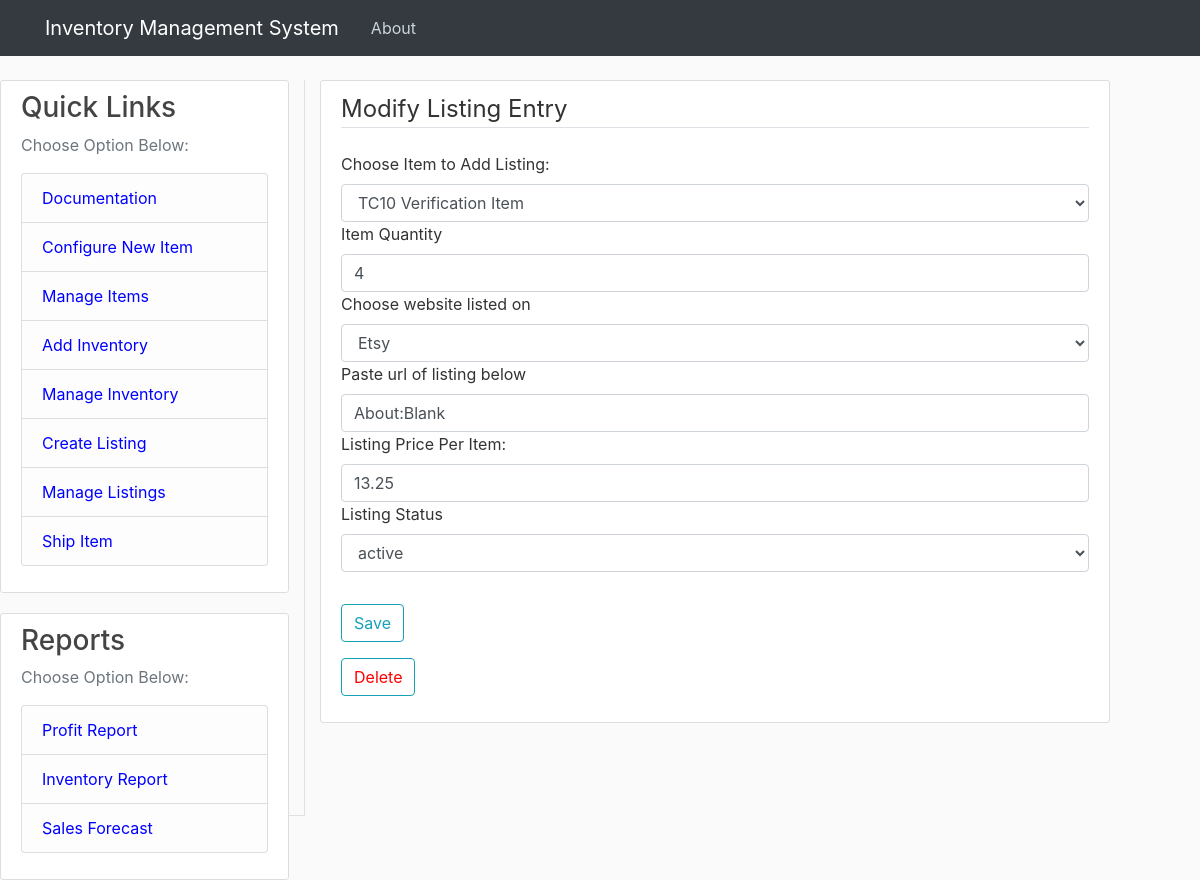
The page /modify_listing?index=17 on the database as committed earlier.
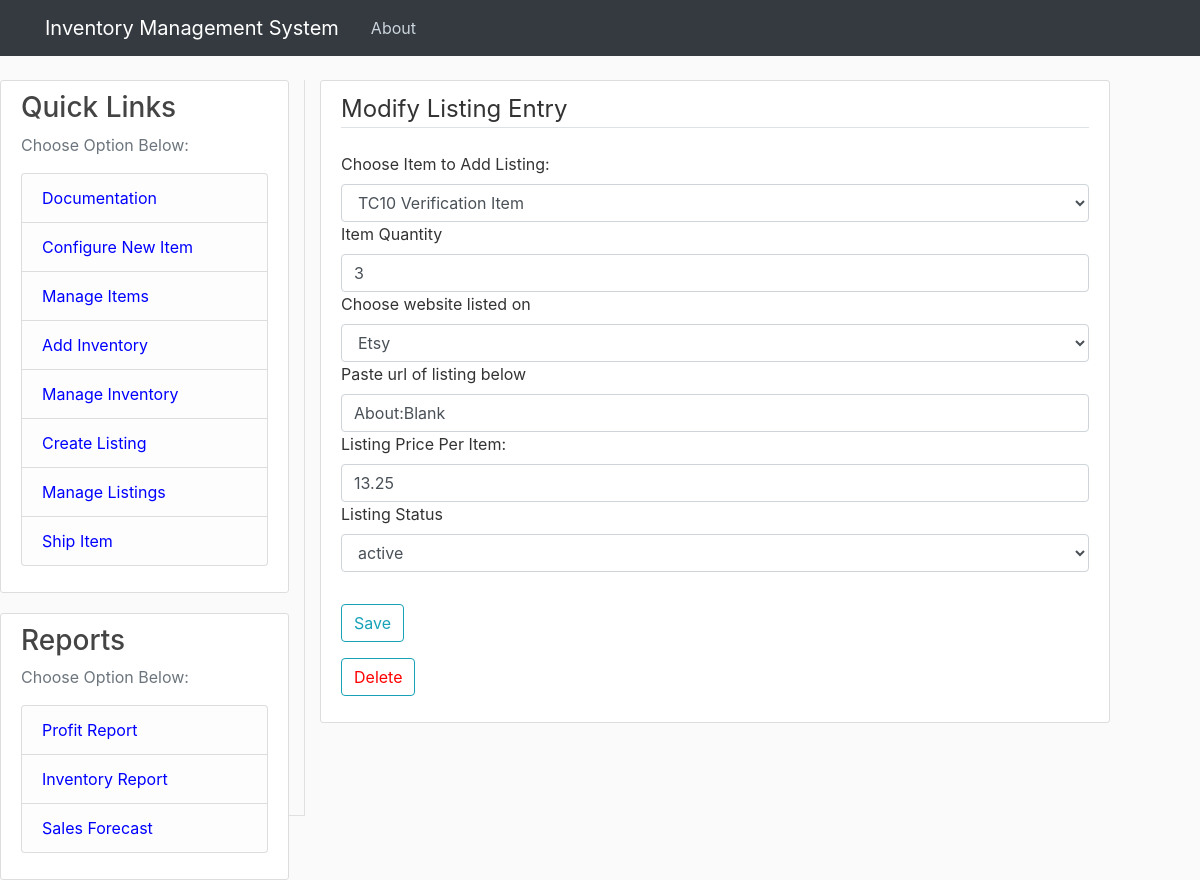
The same page on the database as committed later.
### tables this page shows
CREATE TABLE listings (
	listing_id INTEGER PRIMARY KEY AUTOINCREMENT,
	item_id INTEGER,
	website TEXT,
	listing_url TEXT,
	listing_status INTEGER
, quantity INTEGER, unit_price REAL);

### inventoryWebApp.py (the view)
@app.route("/modify_listing", methods=['GET', 'POST'])
def modify_listing():
    index = request.args['index']
    if int(index) != 0:
        default_vals = get_listings(index)
    form = ModifyListing()
    if request.method == "POST":     # When submitting data
        if form.submit.data:    # If submit button is pressed
            if form.validate_on_submit():
                quantity_check = verify_positive_integer(form.quantity.data)
                if quantity_check == 'Valid':
                    flash(f'Updates Submitted', 'success')
                    listing_entry = {}
                    listing_entry['listing_id'] = int(index)
                    listing_entry['item_id'] = int(form.item_id.data)
                    listing_entry['quantity'] = int(form.quantity.data)
                    listing_entry['website'] = form.website.data
                    listing_entry['listing_status'] = form.listing_status.data
                    listing_entry['listing_url'] = form.listing_url.data
                    listing_entry['unit_price'] = float(form.unit_price.data)
                else:
                    flash(quantity_check, 'danger')
                    return render_template('modify_inventory.html', form=form)
                if int(index) != 0:     # If this is not a new item, use the update function
                    update_listing(listing_entry)
                else:
                    add_listing(listing_entry)  # If this is a new item, use the add function
                return redirect(url_for('manage_listings'))  # Update to items_list when this is built
        elif form.delete_button.data:
            delete_listing(index)
            flash(f'Inventory Deleted', 'success')
            return redirect(url_for('manage_listings'))
    else:   # When first rendering the page (method = GET)
        if int(index) != 0:     #pre-populates the data if existing item is being modified
            form.item_id.data = str(default_vals[0]['item_id'])
            form.quantity.data = default_vals[0]['quantity']
            form.website.data = default_vals[0]['website']
            form.listing_status.data = default_vals[0]['listing_status']
            form.listing_url.data = default_vals[0]['listing_url']
            form.unit_price.data = default_vals[0]['unit_price']
    return render_template('modify_listing.html', form=form)

### inventoryWebApp.py
class ModifyListing(FlaskForm):
    item_id = SelectField('Choose Item to Add Listing:', choices=[])
    quantity = StringField('Item Quantity')
    website = SelectField('Choose website listed on', choices=[('', ''), ('Etsy', 'Etsy'), ('Amazon', 'Amazon'), ('Ebay','Ebay')])
    listing_status = SelectField('Listing Status', choices=[('active', 'active'), ('sold','sold'), ('inactive', 'inactive')])
    listing_url = StringField('Paste url of listing below')
    unit_price = DecimalField('Listing Price Per Item:', places=2, rounding=None, validators=[DataRequired()])
    submit = SubmitField('Save')
    delete_button = SubmitField('Delete')
    def __init__(self):
        super(ModifyListing, self).__init__()
        items = get_items()
        self.item_id.choices = [('','')] + [(entry['item_id'], entry['item_name']) for entry in items]

### inventoryDbFunctions.py (called while the page is built)
def create_connection(db_file=None):
    if db_file:
        print(db_file)
    else:
        db_file = prod_db_file
    conn2 = sqlite3.connect(db_file)
    return conn2

def get_items(item_id=0, db_file=None):
    items = []
    try:
        conn = create_connection(db_file)
        conn.row_factory = sqlite3.Row
        cur = conn.cursor()
        if item_id == 0:
            cur.execute("SELECT * FROM ITEMS")
        else:
            id_str = str(item_id)
            cur.execute("SELECT * FROM ITEMS WHERE item_id = " + id_str)
        rows = cur.fetchall()
        for i in rows:
            item = {}
            item["item_id"] = i["item_id"]
            item["item_name"] = i["item_name"]
            item["item_description"] = i["item_description"]
            items.append(item)
        conn.close()
    except:
        print("Error in get_items function")
    return items

### templates/modify_listing.html (shortened to what this page needs)
{% extends "layout.html" %}
{% block content %}
    <div class="content-section">
        <form method ="POST" action="" enctype = "multipart/form-data">
            <fieldset class ="form-group">
                <legend class ="border-bottom mb-4">Modify Listing Entry</legend>
                <div class="form-group">
                    {{ form.item_id.label(class="form-control-label") }}
                    {{ form.item_id(class="form-control form-control=lg") }}
                    {{ form.quantity.label(class="form-control-label") }}
                    {{ form.quantity(class="form-control form-control=lg") }}
                    {{ form.website.label(class="form-control-label") }}
                    {{ form.website(class="form-control form-control=lg") }}
                    {{ form.listing_url.label(class="form-control-label") }}
                    {{ form.listing_url(class="form-control form-control=lg") }}
                    {{ form.unit_price.label(class="form-control-label") }}
                    {{ form.unit_price(class="form-control form-control=lg") }}
                    {{ form.listing_status.label(class="form-control-label") }}
                    {{ form.listing_status(class="form-control form-control=lg") }}
                </div>
            </fieldset>
            <div class="form-group">
                {{ form.submit(class="btn btn-outline-info", onclick="userFeedback()") }}
            </div>
            <div class="form-group">
                {{ form.delete_button(class="btn btn-outline-info", onclick="userFeedback2()", style = "color:red") }}
            </div>
        </form>
    </div>
{% endblock content %}

### templates/layout.html (shortened to what this page needs)
<!DOCTYPE html>
<html>
<head>
    <link rel="stylesheet" href=https://maxcdn.bootstrapcdn.com/bootstrap/4.0.0/css/bootstrap.min.css>
    <link rel="stylesheet" type="text/css" href="{{ url_for('static', filename='main.css') }}">
</head>
<body>
    <header class="site-header">
      <nav class="navbar navbar-expand-md navbar-dark bg-dark fixed-top">
        <div class="container">
          <a class="navbar-brand mr-4" href="/">Inventory Management System</a>
          <div class="collapse navbar-collapse" id="navbarToggle">
            <div class="navbar-nav mr-auto">
              <a class="nav-item nav-link" href="{{ url_for('about') }}">About</a>
            </div>
          </div>
        </div>
      </nav>
    </header>
    <main role="main" class="main-content">
      <div class="row">
          <div class="col-md-4 bd-sidebar">
          <div class="content-section">
            <h3>Quick Links</h3>
            <p class='text-muted'>Choose Option Below:
              <ul class="list-group" style="list-style: none;">
                <li><a class="list-group-item list-group-item-light" style="color: blue;" href="{{ url_for('about') }}">Documentation</a>
                    <a class="list-group-item list-group-item-light" style="color: blue;" href="{{ url_for('new_item', index = 0) }}">Configure New Item</a>
                    <a class="list-group-item list-group-item-light" style="color: blue;" href="{{ url_for('items_list') }}">Manage Items</a>
                    <a class="list-group-item list-group-item-light" style="color: blue;" href="{{ url_for('modify_inventory', index = 0) }}">Add Inventory</a>
                    <a class="list-group-item list-group-item-light" style="color: blue;" href="{{ url_for('inventory_list') }}">Manage Inventory</a>
                    <a class="list-group-item list-group-item-light" style="color: blue;" href="{{ url_for('modify_listing', index = 0) }}">Create Listing</a>
                    <a class="list-group-item list-group-item-light" style="color: blue;" href="{{ url_for('manage_listings') }}">Manage Listings</a>
                    <a class="list-group-item list-group-item-light" style="color: blue;" href="{{ url_for('ship_item') }}">Ship Item</a>
                </li>
              </ul>
            </p>
          </div>
          <div class="content-section">
            <h3>Reports</h3>
            <p class='text-muted'>Choose Option Below:
              <ul class="list-group" style="list-style: none;">
                <li><a class="list-group-item list-group-item-light" style="color: blue;" href="{{ url_for('report_select', report='profit_report') }}">Profit Report</a>
                    <a class="list-group-item list-group-item-light" style="color: blue;" href="{{ url_for('report_select', report='inventory_report') }}">Inventory Report</a>
                    <a class="list-group-item list-group-item-light" style="color: blue;" href="{{ url_for('report_select', report='sales_forecast') }}">Sales Forecast</a>
                </li>
              </ul>
            </p>
          </div>
        </div>
        <div class="col-md-8">
          {% block content %}{% endblock %}
        </div>
      </div>
    </main>
</body>
</html>

### static/main.css (style rules this page uses)
body { background: #fafafa; color: #333333; margin-top: 5rem; }
h1, h2, h3, h4, h5, h6 { color: #444444; }
ul { list-style: none; }
.site-header .navbar-nav .nav-link { color: #cbd5db; }
.content-section { background: #ffffff; padding: 10px 20px; border: 1px solid #dddddd; border-radius: 3px; margin-bottom: 20px; }
.bd-sidebar { -webkit-box-ordinal-group: 1; -ms-flex-order: 0; order: 0; border-bottom: 1px solid rgba(0, 0, 0, 0.1); }
@media (min-width: 768px) { .bd-sidebar { border-right: 1px solid rgba(0, 0, 0, 0.1); } }
@media (min-width: 1200px) { .bd-sidebar { -webkit-box-flex: 0; -ms-flex: 0 1 320px; flex: 0 1 320px; } }

Rows that differ between the two databases and show on the page:
changed listings "TC10 Verification Item": quantity "4" → "3"
